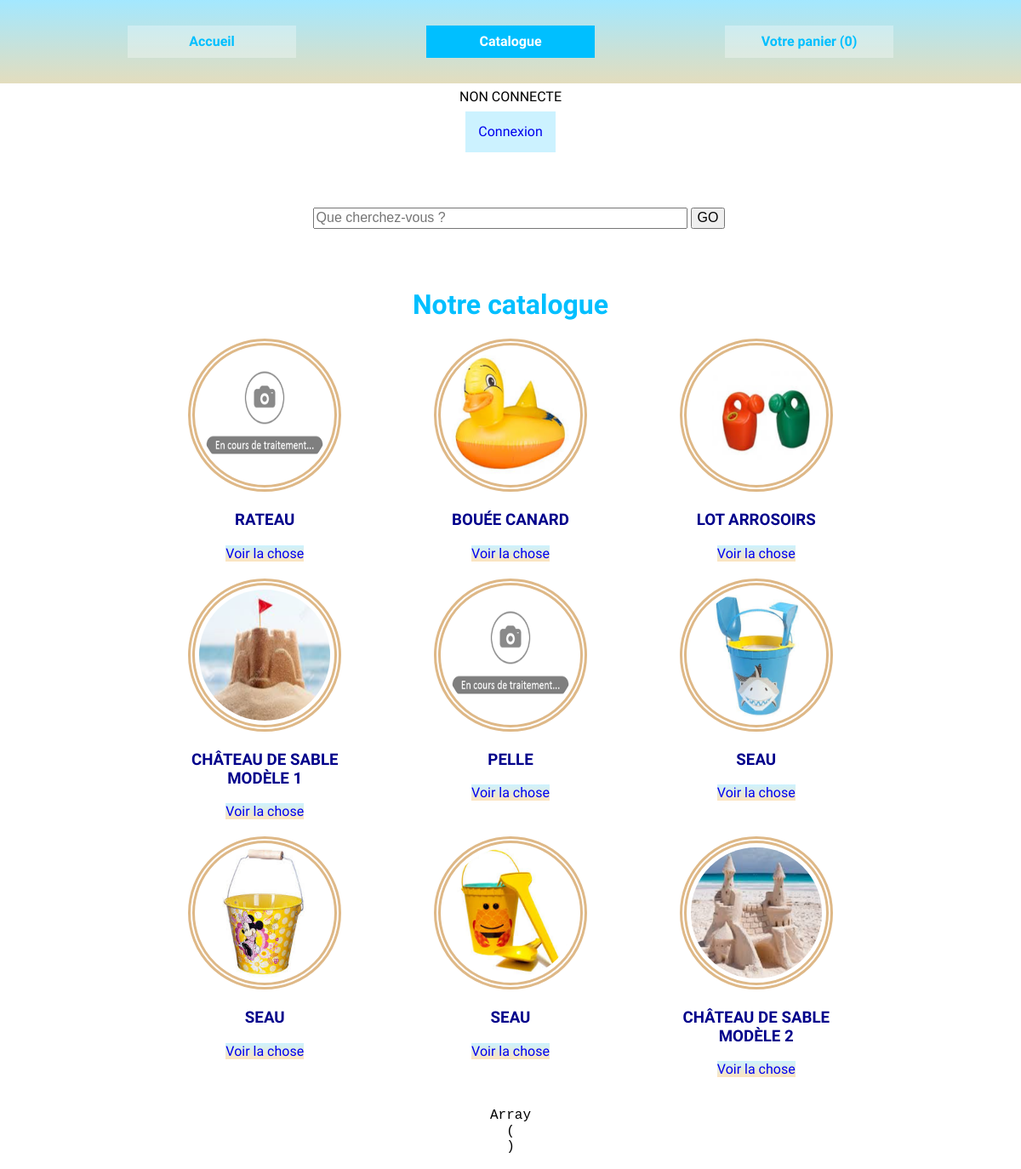
The page /public/catalogue.php on the database its author committed.
### tables this page shows
CREATE TABLE `product` (
  `id` int(4) NOT NULL COMMENT 'id',
  `name` varchar(250) NOT NULL COMMENT 'nom produit',
  `price` int(11) NOT NULL COMMENT 'prix en centimes',
  `description` mediumtext NOT NULL COMMENT 'description',
  `photo` varchar(250) NOT NULL DEFAULT 'nophoto.png' COMMENT 'photo',
  `quantity` int(11) NOT NULL COMMENT 'quantité',
  `is_active` tinyint(1) NOT NULL COMMENT 'actif'
);

### public/catalogue.php (called while the page is built, shortened)
<?php
$products=allProducts();
include '../views/catalogue.phtml.php';

### services/mystoreServices.php (called while the page is built, shortened)
<?php
function allProducts() {
	$db = connexion();
	$select = "SELECT * FROM product";
	$statement = $db->prepare($select);
	$statement->execute();
	$products = $statement->fetchAll(\PDO::FETCH_ASSOC);
	return $products;
}

### views/catalogue.phtml.php (the view)
<?php include 'head.phtml.php'; ?>
	<main id="catalogue" class="container">
		<h1>Notre catalogue</h1>
		<section class="catalogue">
			<ul class="flex">
				<?php foreach ($products as $product) : ?>
					<li>
						<img src="img/<?=$product['photo'] ?>" alt="Pas de photo">
						<article>
							<h3><?=$product['name'] ?></h3>
							<a href="produit.php?id=<?=$product['id']?>">Voir la chose</a>
						</article>
					</li>
				<?php endforeach; ?>
			</ul>
		</section>
	</main>
</body>
<?php include 'footer.phtml.php'; ?>

### public/css/mystore.css (style rules this page uses)
* { box-sizing : border-box; }
a { text-decoration: none; }
.flex { display : flex; flex-wrap : wrap; flex-direction : row; justify-content : space-between; }
.container { width : 1100px; margin : 0 auto; color : DarkBlue; }
body { text-align : center; font-family: 'Kavivanar', cursive; margin : 0; }
ul { list-style-type: none; padding: 0; }
ul li { width : 30%; }
h1 { color : DeepSkyBlue; }
h1, h2 { text-align: center; margin : 10px auto; }
h3 { text-transform: uppercase; font-family: 'Indie Flower', cursive; }
#accueil section { width : 75%; margin : 0 auto; }
#catalogue li img { height : 180px; width : 180px; border : 8px double BurlyWood; border-radius : 50%; padding : 5px; }
section.catalogue article { margin-bottom: 20px; }
section.catalogue a { margin: 10px 0; background-image: linear-gradient(rgba(0,191,255,0.2), rgba(250,200,125,0.5)); font-family: 'Kavivanar', cursive; }

### rows shown on the page
product: photo (placeholder picture), name "RATEAU"
product: photo (picture), name "BOUÉE CANARD"
product: photo (picture), name "LOT ARROSOIRS"
product: photo (picture), name "CHÂTEAU DE SABLE MODÈLE 1"
product: photo (placeholder picture), name "PELLE"
product: photo (picture), name "SEAU"
product: photo (picture), name "SEAU"
product: photo (picture), name "SEAU"
product: photo (picture), name "CHÂTEAU DE SABLE MODÈLE 2"
